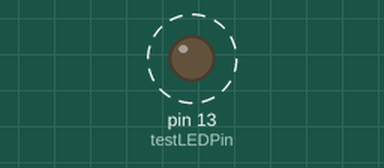
Recording of a sketch running on a simulated Arduino Uno, built with avr-gcc and run on an emulated ATmega328P. On the bench: output pins drawn as LEDs (lit = HIGH). Dashed ring = blinking. What the sketch prints to the serial monitor is not drawn.

Above: at 0.05 s.
Timing chart, 0 to 3.0 s (numbered marks = the images above):
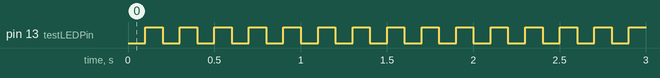

The sketch:

nano2_blink_test.ino
```cpp
int testLEDPin = 13;

void setup() {
  Serial.begin(115200);
  Serial.println("BLE test");
  pinMode(testLEDPin, OUTPUT);

}

void loop() {
  // put your main code here,
  delay(100);
  digitalWrite(testLEDPin, HIGH);
  delay(100);
  digitalWrite(testLEDPin, LOW);

  Serial.println("xx");
}
```

Measured:
- by itself, pin 13 (testLEDPin): alternates HIGH for 0.10 s and LOW for 0.10 s
